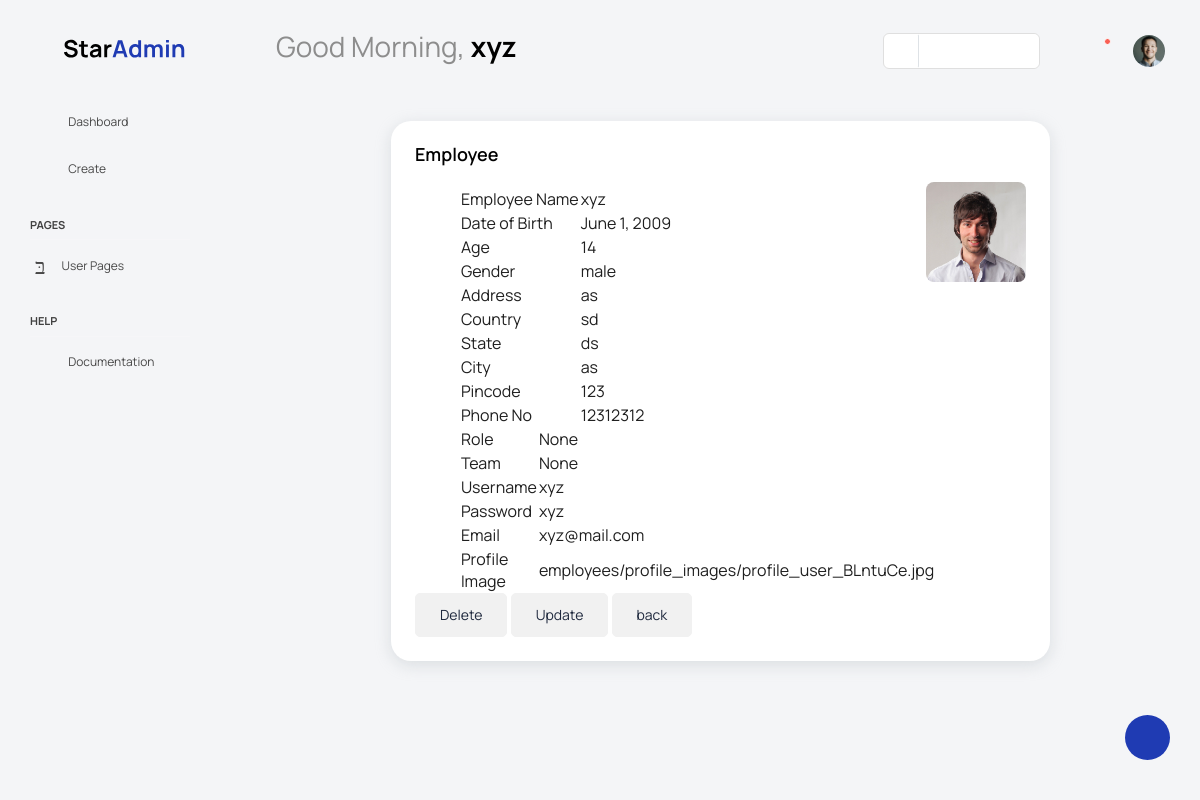
The app's page /employees/viewrecord/1 (signed in) with its own data.
### employees/models.py (models this page shows, shortened)
class Employee(models.Model):
    employee_name = models.CharField(max_length=100)
    age = models.IntegerField(null=True,blank=True,default=0)
    dob = models.DateField(null=True, blank=True)
    gender = models.CharField(max_length=100,)
    address = models.CharField(max_length=100,null=True,blank=True)
    country = models.CharField(max_length=100,null=True,blank=True )
    state = models.CharField(max_length=100,null=True,blank=True)
    city = models.CharField(max_length=100,null=True,blank=True)
    pincode = models.CharField(max_length=100,null=True,blank=True )
    phone_no = models.BigIntegerField(null=True,blank=True)
    role = models.ForeignKey(Role, on_delete=models.SET_NULL, null=True, blank=True)
    team = models.ForeignKey(Team, on_delete=models.SET_NULL, null=True, blank=True)
    profile_img = models.ImageField(upload_to='employees/profile_images/',null=True,blank=True)
    email = models.EmailField(null=True,blank=True)
    username = models.CharField(max_length=100, null=True,blank=True)
    password = models.CharField(max_length=100, null=True,blank=True)
    access = models.ForeignKey(User,null=True,on_delete=models.SET_NULL,blank=True)
    created_at = models.DateTimeField(auto_now_add=True,null=True)

### employees/views.py (the view)
# urls.py: path("viewrecord/<int:pk>", views.view_record, name="viewrecord"),
def view_record(request,pk):
    if request.user.is_authenticated:
        form = EmployeeForm()
        record = Employee.objects.get(id=pk)
        return render(request, "view_employee.html",{'record': record,'form':form})
    else:
        messages.success('you not logged in')
        return redirect('index')

### employees/templates/view_employee.html (shortened to what this page needs)
{% extends 'index.html' %}
{% load static %}
{% block main-content %}
<div class="main-panel">
  <div class="content-wrapper ">
    <div class="row justify-content-center">
      <div class="col-sm-9 grid-margin stretch-card  ">
        <div class="card">
          <div class="card-body">
            <h4 class="card-title">Employee</h4>
            {% if record.profile_img %}
            <img style="width: 100px;" class="rounded float-end" src={{record.profile_img.url}}/>
            {% else %}
            <img style="width: 100px;" class="rounded float-end" src="{% static 'images/default/default_emp.png' %}" alt="image" />
            {% endif %}
            <form action="{% url 'employeeform' %}" method="post">
              <div class="container">
                <div class="row mt-4 ">
                  <div class="col">
                    <table>
                      <tbody>
                        <tr>
                          <td>{{ form.employee_name.label }}</td>
                          <td>{{ record.employee_name }}</td>
                        </tr>
                        <tr>
                          <td>{{ form.dob.label }}</td>
                          <td>{{ record.dob }}</td>
                        </tr>
                        <tr>
                          <td>{{ form.age.label }}</td>
                          <td>{{ record.age }}</td>
                        </tr>
                        <tr>
                          <td>{{ form.gender.label }}</td>
                          <td>{{ record.gender }}</td>
                        </tr>
                        <tr>
                          <td>{{ form.address.label }}</td>
                          <td>{{ record.address }}</td>
                        </tr>
                        <tr>
                          <td>{{ form.country.label }}</td>
                          <td>{{ record.country }}</td>
                        </tr>
                        <tr>
                          <td>{{ form.state.label }}</td>
                          <td>{{ record.state }}</td>
                        </tr>
                        <tr>
                          <td>{{ form.city.label }}</td>
                          <td>{{ record.city }}</td>
                        </tr>
                        <tr>
                          <td>{{ form.pincode.label }}</td>
                          <td>{{ record.pincode }}</td>
                        </tr>
                        <tr>
                          <td>{{ form.phone_no.label }}</td>
                          <td>{{ record.phone_no }}</td>
                        </tr>
                      </tbody>
                    </table>
                  </div>
                  <div class="col">
                    <table>
                      <tbody>
                        <tr>
                          <td>{{ form.role.label }}</td>
                          <td>{{ record.role }}</td>
                        </tr>
                        <tr>
                          <td>{{ form.team.label }}</td>
                          <td>{{ record.team }}</td>
                        </tr>
                        <tr>
                          <td>{{ form.username.label }}</td>
                          <td>{{ record.username}}</td>
                        </tr>
                        <tr>
                          <td>{{ form.password.label }}</td>
                          <td>{{ record.password}}</td>
                        </tr>
                        <tr>
                          <td>{{ form.email.label }}</td>
                          <td>{{ record.email}}</td>
                        </tr>
                        <tr>
                          <td>{{ form.profile_img.label }}</td>
                          <td>{{ record.profile_img}}</td>
                        </tr>
                      </tbody>
                    </table>
                  </div>
                </div>
              </div>
            </form>
            <div>
              <a href="{% url 'deleterecord' record.id %}" class="btn btn-secondary">Delete</a>
              <a href="{% url 'updaterecord' record.id %}" class="btn btn-secondary">Update</a>
              <a href="{% url 'employees' %}" class="btn btn-secondary">back</a>
            </div>
          </div>
        </div>
      </div>
    </div>
  </div>
</div>
{% endblock %}

### base/templates/index.html (shortened to what this page needs)
<!DOCTYPE html>
<html lang="en">
{% load static %}
<head>
  <link rel="stylesheet" href="{% static 'vendors/feather/feather.css' %}">
  <link rel="stylesheet" href="{% static 'vendors/mdi/css/materialdesignicons.min.css' %}">
  <link rel="stylesheet" href="{% static 'vendors/ti-icons/css/themify-icons.css' %}">
  <link rel="stylesheet" href="{% static 'vendors/typicons/typicons.css' %}">
  <link rel="stylesheet" href="{% static 'vendors/simple-line-icons/css/simple-line-icons.css' %}">
  <link rel="stylesheet" href="{% static 'vendors/css/vendor.bundle.base.css' %}">
  <link rel="stylesheet" href="{% static 'vendors/datatables.net-bs4/dataTables.bootstrap4.css' %}">
  <link rel="stylesheet" href="{% static 'js/select.dataTables.min.css' %}">
  <link rel="stylesheet" href="{% static 'css/vertical-layout-light/style.css' %}">
</head>
<body>
  {% if user.is_authenticated %}
  <div class="container-scroller">
    <nav class="navbar default-layout col-lg-12 col-12 p-0 fixed-top d-flex align-items-top flex-row">
      <div class="text-center navbar-brand-wrapper d-flex align-items-center justify-content-start">
        <div class="me-3">
          <button class="navbar-toggler navbar-toggler align-self-center" type="button" data-bs-toggle="minimize">
            <span class="icon-menu"></span>
          </button>
        </div>
        <div>
          <a class="navbar-brand brand-logo" href="index.html">
            <img src="{% static 'images/logo.svg' %}" alt="logo" />
          </a>
        </div>
      </div>
      <div class="navbar-menu-wrapper d-flex align-items-top">
        <ul class="navbar-nav">
          <li class="nav-item font-weight-semibold d-none d-lg-block ms-0">
            <h1 class="welcome-text">Good Morning, <span class="text-black fw-bold">{{ user }}</span></h1>
          </li>
        </ul>
        <ul class="navbar-nav ms-auto">
          <li class="nav-item d-none d-lg-block">
            <div id="datepicker-popup" class="input-group date datepicker navbar-date-picker">
              <span class="input-group-addon input-group-prepend border-right">
                <span class="icon-calendar input-group-text calendar-icon"></span>
              </span>
              <input type="text" class="form-control">
            </div>
          </li>
          <li class="nav-item dropdown">
            <a class="nav-link count-indicator" id="notificationDropdown" href="#" data-bs-toggle="dropdown">
              <i class="icon-mail icon-lg"></i>
            </a>
          </li>
          <li class="nav-item dropdown">
            <a class="nav-link count-indicator" id="countDropdown" href="#" data-bs-toggle="dropdown"
              aria-expanded="false">
              <i class="icon-bell"></i>
              <span class="count"></span>
            </a>
          </li>
          <li class="nav-item dropdown d-none d-lg-block user-dropdown">
            <a class="nav-link" id="UserDropdown" href="#" data-bs-toggle="dropdown" aria-expanded="false">
              <img class="img-xs rounded-circle" src="{% static 'images/faces/face8.jpg' %}" alt="Profile image"> </a>
          </li>
        </ul>
      </div>
    </nav>
    <div class="container-fluid page-body-wrapper">
      <div class="theme-setting-wrapper">
        <div id="settings-trigger"><i class="ti-settings"></i></div>
      </div>
      <nav class="sidebar sidebar-offcanvas" id="sidebar">
        <ul class="nav">
          <li class="nav-item">
            <a class="nav-link" href="{% url 'dashboard' %}">
              <i class="mdi mdi-grid-large menu-icon"></i>
              <span class="menu-title">Dashboard</span>
            </a>
          </li>
          <li class="nav-item">
            <a class="nav-link" data-bs-toggle="collapse" href="#tables" aria-expanded="false" aria-controls="tables">
              <i class="menu-icon mdi mdi-table"></i>
              <span class="menu-title">Create</span>
              <i class="menu-arrow"></i>
            </a>
          </li>
          <li class="nav-item nav-category">pages</li>
          <li class="nav-item">
            <a class="nav-link" data-bs-toggle="collapse" href="#auth" aria-expanded="false" aria-controls="auth">
              <i class="menu-icon mdi mdi-account-circle-outline"></i>
              <span class="menu-title">User Pages</span>
              <i class="menu-arrow"></i>
            </a>
          </li>
          <li class="nav-item nav-category">help</li>
          <li class="nav-item">
            <a class="nav-link" href="http://bootstrapdash.com/demo/star-admin2-free/docs/documentation.html">
              <i class="menu-icon mdi mdi-file-document"></i>
              <span class="menu-title">Documentation</span>
            </a>
          </li>
        </ul>
      </nav>
      {% block main-content %}
      {% endblock %}
    </div>
  </div>
  {% else %}
  {% include 'login.html' %}
  {% endif %}
</body>
</html>

### records on screen
Employee: profile_img (picture), employee_name "xyz", dob "June 1, 2009", age "14", gender "male", address "as", country "sd", state "ds", city "as", pincode "123", phone_no "12312312", role "None", team "None", username "xyz", password "xyz", email "xyz@mail.com", profile_img "employees/profile_images/profile_user_BLntuCe.jpg"

### other values on screen
{{ user }} "xyz"
